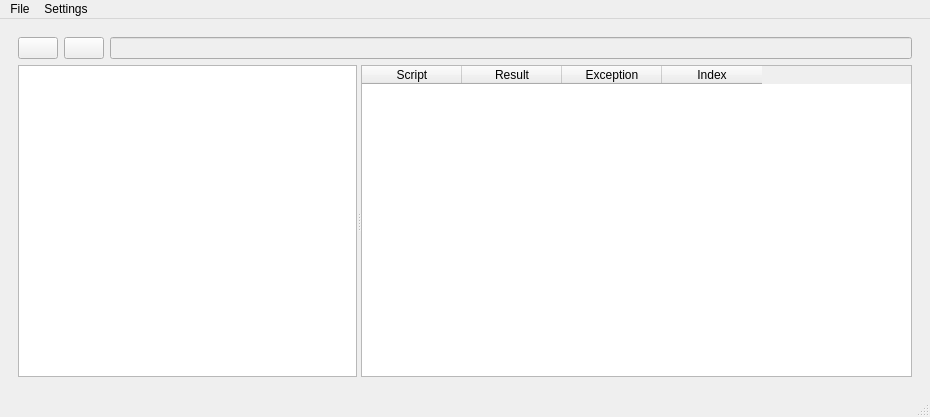
<?xml version="1.0" encoding="UTF-8"?>
<ui version="4.0">
 <class>MainWindow</class>
 <widget class="QMainWindow" name="MainWindow">
  <property name="geometry">
   <rect>
    <x>0</x>
    <y>0</y>
    <width>930</width>
    <height>417</height>
   </rect>
  </property>
  <widget class="QWidget" name="centralwidget">
   <layout class="QVBoxLayout" name="verticalLayout_2">
    <item>
     <widget class="QWidget" name="centralWidget" native="true">
      <layout class="QVBoxLayout" name="verticalLayout">
       <item>
        <layout class="QHBoxLayout" name="horizontalLayout">
         <item>
          <widget class="QPushButton" name="buttonHome">
           <property name="toolTip">
            <string>Home</string>
           </property>
           <property name="text">
            <string/>
           </property>
           <property name="icon">
            <iconset>
             <normaloff>image/Gnome-go-home.svg</normaloff>image/Gnome-go-home.svg</iconset>
           </property>
          </widget>
         </item>
         <item>
          <widget class="QPushButton" name="buttonUp">
           <property name="toolTip">
            <string>Up</string>
           </property>
           <property name="icon">
            <iconset>
             <normaloff>image/Gnome-go-up.svg</normaloff>image/Gnome-go-up.svg</iconset>
           </property>
          </widget>
         </item>
         <item>
          <widget class="QLineEdit" name="linePath">
           <property name="enabled">
            <bool>false</bool>
           </property>
           <property name="readOnly">
            <bool>false</bool>
           </property>
          </widget>
         </item>
        </layout>
       </item>
       <item>
        <widget class="QSplitter" name="splitter">
         <property name="sizePolicy">
          <sizepolicy hsizetype="Expanding" vsizetype="Expanding">
           <horstretch>0</horstretch>
           <verstretch>0</verstretch>
          </sizepolicy>
         </property>
         <property name="orientation">
          <enum>Qt::Horizontal</enum>
         </property>
         <widget class="QTreeView" name="treeView">
          <property name="selectionMode">
           <enum>QAbstractItemView::ExtendedSelection</enum>
          </property>
          <property name="itemsExpandable">
           <bool>false</bool>
          </property>
          <attribute name="headerShowSortIndicator" stdset="0">
           <bool>true</bool>
          </attribute>
          <attribute name="headerStretchLastSection">
           <bool>false</bool>
          </attribute>
         </widget>
         <widget class="QTableWidget" name="tableTestResult">
          <property name="sizeAdjustPolicy">
           <enum>QAbstractScrollArea::AdjustToContents</enum>
          </property>
          <property name="editTriggers">
           <set>QAbstractItemView::NoEditTriggers</set>
          </property>
          <property name="selectionMode">
           <enum>QAbstractItemView::SingleSelection</enum>
          </property>
          <property name="selectionBehavior">
           <enum>QAbstractItemView::SelectRows</enum>
          </property>
          <property name="sortingEnabled">
           <bool>true</bool>
          </property>
          <property name="wordWrap">
           <bool>false</bool>
          </property>
          <property name="cornerButtonEnabled">
           <bool>false</bool>
          </property>
          <property name="rowCount">
           <number>0</number>
          </property>
          <property name="columnCount">
           <number>4</number>
          </property>
          <attribute name="verticalHeaderVisible">
           <bool>false</bool>
          </attribute>
          <column>
           <property name="text">
            <string>Script</string>
           </property>
          </column>
          <column>
           <property name="text">
            <string>Result</string>
           </property>
          </column>
          <column>
           <property name="text">
            <string>Exception</string>
           </property>
          </column>
          <column>
           <property name="text">
            <string>Index</string>
           </property>
          </column>
         </widget>
        </widget>
       </item>
      </layout>
     </widget>
    </item>
   </layout>
  </widget>
  <widget class="QMenuBar" name="menubar">
   <property name="geometry">
    <rect>
     <x>0</x>
     <y>0</y>
     <width>930</width>
     <height>21</height>
    </rect>
   </property>
   <widget class="QMenu" name="menuFile">
    <property name="title">
     <string>File</string>
    </property>
    <addaction name="actionQuit"/>
   </widget>
   <widget class="QMenu" name="menuSettings">
    <property name="title">
     <string>Settings</string>
    </property>
    <addaction name="actionSet_Interpreter"/>
    <addaction name="actionSet_Root_Directory"/>
   </widget>
   <addaction name="menuFile"/>
   <addaction name="menuSettings"/>
  </widget>
  <widget class="QStatusBar" name="statusbar">
   <property name="enabled">
    <bool>true</bool>
   </property>
  </widget>
  <action name="actionSet_Interpreter">
   <property name="text">
    <string>Set Interpreter</string>
   </property>
  </action>
  <action name="actionSet_Root_Directory">
   <property name="text">
    <string>Set Root Directory</string>
   </property>
  </action>
  <action name="actionQuit">
   <property name="text">
    <string>Quit</string>
   </property>
  </action>
 </widget>
 <resources/>
 <connections/>
</ui>
